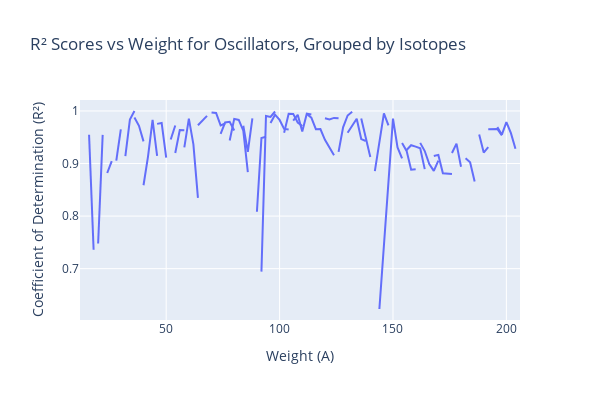
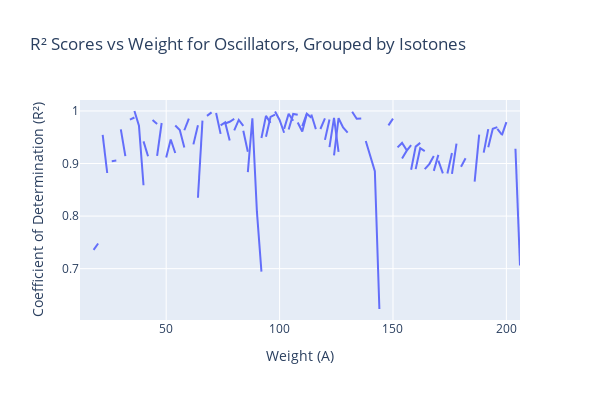

Notebook code cell kept with these figures, in order:
### Code cell
fig = px.line(get_best_r2(oscillators, 0.5).reset_index(), 
                 x='a', 
                 y='r2', 
                 line_group='z',
                 title='R² Scores vs Weight for Oscillators, Grouped by Isotopes',
                 labels={'a': 'Weight (A)', 
                        'r2': 'Coefficient of Determination (R²)',
                        'z': 'Atomic Number (Z)'},
                 height=400,
                 width=600)

fig.show()

fig = px.line(get_best_r2(oscillators, 0.5).reset_index(), 
                 x='a', 
                 y='r2', 
                 line_group='n',
                 title='R² Scores vs Weight for Oscillators, Grouped by Isotones',
                 labels={'a': 'Weight (A)', 
                        'r2': 'Coefficient of Determination (R²)',
                        'z': 'Atomic Number (Z)'},
                height=400,
                width=600)

fig.show()

### Figure 1 — Plotly figure (JSON) as saved in the notebook; plotly's stock layout.template omitted (floating-point values rounded to 4 significant figures)
{"data": [{"hovertemplate": "Atomic Number (Z)=6<br>Weight (A)=%{x}<br>Coefficient of Determination (R²)=%{y}<extra></extra>", "legendgroup": "", "line": {"color": "#636efa", "dash": "solid"}, "marker": {"symbol": "circle"}, "mode": "lines", "name": "", "orientation": "v", "showlegend": false, "type": "scatter", "x": [12], "xaxis": "x", "y": [0.9148], "yaxis": "y"}, {"hovertemplate": "Atomic Number (Z)=8<br>Weight (A)=%{x}<br>Coefficient of Determination (R²)=%{y}<extra></extra>", "legendgroup": "", "line": {"color": "#636efa", "dash": "solid"}, "marker": {"symbol": "circle"}, "mode": "lines", "name": "", "orientation": "v", "showlegend": false, "type": "scatter", "x": [16, 18], "xaxis": "x", "y": [0.9548, 0.7358], "yaxis": "y"}, {"hovertemplate": "Atomic Number (Z)=10<br>Weight (A)=%{x}<br>Coefficient of Determination (R²)=%{y}<extra></extra>", "legendgroup": "", "line": {"color": "#636efa", "dash": "solid"}, "marker": {"symbol": "circle"}, "mode": "lines", "name": "", "orientation": "v", "showlegend": false, "type": "scatter", "x": [20, 22], "xaxis": "x", "y": [0.7478, 0.9545], "yaxis": "y"}, {"hovertemplate": "Atomic Number (Z)=12<br>Weight (A)=%{x}<br>Coefficient of Determination (R²)=%{y}<extra></extra>", "legendgroup": "", "line": {"color": "#636efa", "dash": "solid"}, "marker": {"symbol": "circle"}, "mode": "lines", "name": "", "orientation": "v", "showlegend": false, "type": "scatter", "x": [24, 26], "xaxis": "x", "y": [0.882, 0.9045], "yaxis": "y"}, {"hovertemplate": "Atomic Number (Z)=14<br>Weight (A)=%{x}<br>Coefficient of Determination (R²)=%{y}<extra></extra>", "legendgroup": "", "line": {"color": "#636efa", "dash": "solid"}, "marker": {"symbol": "circle"}, "mode": "lines", "name": "", "orientation": "v", "showlegend": false, "type": "scatter", "x": [28, 30], "xaxis": "x", "y": [0.9056, 0.965], "yaxis": "y"}, {"hovertemplate": "Atomic Number (Z)=16<br>Weight (A)=%{x}<br>Coefficient of Determination (R²)=%{y}<extra></extra>", "legendgroup": "", "line": {"color": "#636efa", "dash": "solid"}, "marker": {"symbol": "circle"}, "mode": "lines", "name": "", "orientation": "v", "showlegend": false, "type": "scatter", "x": [32, 34, 36], "xaxis": "x", "y": [0.914, 0.9835, 0.9999], "yaxis": "y"}, {"hovertemplate": "Atomic Number (Z)=18<br>Weight (A)=%{x}<br>Coefficient of Determination (R²)=%{y}<extra></extra>", "legendgroup": "", "line": {"color": "#636efa", "dash": "solid"}, "marker": {"symbol": "circle"}, "mode": "lines", "name": "", "orientation": "v", "showlegend": false, "type": "scatter", "x": [36, 38, 40], "xaxis": "x", "y": [0.9876, 0.9717, 0.9421], "yaxis": "y"}, {"hovertemplate": "Atomic Number (Z)=20<br>Weight (A)=%{x}<br>Coefficient of Determination (R²)=%{y}<extra></extra>", "legendgroup": "", "line": {"color": "#636efa", "dash": "solid"}, "marker": {"symbol": "circle"}, "mode": "lines", "name": "", "orientation": "v", "showlegend": false, "type": "scatter", "x": [40, 42, 44, 46], "xaxis": "x", "y": [0.8587, 0.9137, 0.9828, 0.9147], "yaxis": "y"}, {"hovertemplate": "Atomic Number (Z)=22<br>Weight (A)=%{x}<br>Coefficient of Determination (R²)=%{y}<extra></extra>", "legendgroup": "", "line": {"color": "#636efa", "dash": "solid"}, "marker": {"symbol": "circle"}, "mode": "lines", "name": "", "orientation": "v", "showlegend": false, "type": "scatter", "x": [46, 48, 50], "xaxis": "x", "y": [0.9754, 0.9771, 0.9113], "yaxis": "y"}, {"hovertemplate": "Atomic Number (Z)=24<br>Weight (A)=%{x}<br>Coefficient of Determination (R²)=%{y}<extra></extra>", "legendgroup": "", "line": {"color": "#636efa", "dash": "solid"}, "marker": {"symbol": "circle"}, "mode": "lines", "name": "", "orientation": "v", "showlegend": false, "type": "scatter", "x": [52, 54], "xaxis": "x", "y": [0.9456, 0.9724], "yaxis": "y"}, {"hovertemplate": "Atomic Number (Z)=26<br>Weight (A)=%{x}<br>Coefficient of Determination (R²)=%{y}<extra></extra>", "legendgroup": "", "line": {"color": "#636efa", "dash": "solid"}, "marker": {"symbol": "circle"}, "mode": "lines", "name": "", "orientation": "v", "showlegend": false, "type": "scatter", "x": [54, 56, 58], "xaxis": "x", "y": [0.9201, 0.9635, 0.9633], "yaxis": "y"}, {"hovertemplate": "Atomic Number (Z)=28<br>Weight (A)=%{x}<br>Coefficient of Determination (R²)=%{y}<extra></extra>", "legendgroup": "", "line": {"color": "#636efa", "dash": "solid"}, "marker": {"symbol": "circle"}, "mode": "lines", "name": "", "orientation": "v", "showlegend": false, "type": "scatter", "x": [58, 60, 62, 64], "xaxis": "x", "y": [0.9307, 0.9854, 0.9364, 0.8348], "yaxis": "y"}, {"hovertemplate": "Atomic Number (Z)=30<br>Weight (A)=%{x}<br>Coefficient of Determination (R²)=%{y}<extra></extra>", "legendgroup": "", "line": {"color": "#636efa", "dash": "solid"}, "marker": {"symbol": "circle"}, "mode": "lines", "name": "", "orientation": "v", "showlegend": false, "type": "scatter", "x": [64, 66, 68], "xaxis": "x", "y": [0.9727, 0.9817, 0.9906], "yaxis": "y"}, {"hovertemplate": "Atomic Number (Z)=32<br>Weight (A)=%{x}<br>Coefficient of Determination (R²)=%{y}<extra></extra>", "legendgroup": "", "line": {"color": "#636efa", "dash": "solid"}, "marker": {"symbol": "circle"}, "mode": "lines", "name": "", "orientation": "v", "showlegend": false, "type": "scatter", "x": [70, 72, 74, 76], "xaxis": "x", "y": [0.9973, 0.9961, 0.9727, 0.9762], "yaxis": "y"}, {"hovertemplate": "Atomic Number (Z)=34<br>Weight (A)=%{x}<br>Coefficient of Determination (R²)=%{y}<extra></extra>", "legendgroup": "", "line": {"color": "#636efa", "dash": "solid"}, "marker": {"symbol": "circle"}, "mode": "lines", "name": "", "orientation": "v", "showlegend": false, "type": "scatter", "x": [74, 76, 78, 80], "xaxis": "x", "y": [0.9564, 0.9782, 0.9795, 0.963], "yaxis": "y"}, {"hovertemplate": "Atomic Number (Z)=36<br>Weight (A)=%{x}<br>Coefficient of Determination (R²)=%{y}<extra></extra>", "legendgroup": "", "line": {"color": "#636efa", "dash": "solid"}, "marker": {"symbol": "circle"}, "mode": "lines", "name": "", "orientation": "v", "showlegend": false, "type": "scatter", "x": [78, 80, 82, 84, 86], "xaxis": "x", "y": [0.9438, 0.9849, 0.9829, 0.9625, 0.8838], "yaxis": "y"}, {"hovertemplate": "Atomic Number (Z)=38<br>Weight (A)=%{x}<br>Coefficient of Determination (R²)=%{y}<extra></extra>", "legendgroup": "", "line": {"color": "#636efa", "dash": "solid"}, "marker": {"symbol": "circle"}, "mode": "lines", "name": "", "orientation": "v", "showlegend": false, "type": "scatter", "x": [84, 86, 88], "xaxis": "x", "y": [0.9718, 0.9223, 0.9861], "yaxis": "y"}, {"hovertemplate": "Atomic Number (Z)=40<br>Weight (A)=%{x}<br>Coefficient of Determination (R²)=%{y}<extra></extra>", "legendgroup": "", "line": {"color": "#636efa", "dash": "solid"}, "marker": {"symbol": "circle"}, "mode": "lines", "name": "", "orientation": "v", "showlegend": false, "type": "scatter", "x": [90, 92, 94], "xaxis": "x", "y": [0.8083, 0.9487, 0.9509], "yaxis": "y"}, {"hovertemplate": "Atomic Number (Z)=42<br>Weight (A)=%{x}<br>Coefficient of Determination (R²)=%{y}<extra></extra>", "legendgroup": "", "line": {"color": "#636efa", "dash": "solid"}, "marker": {"symbol": "circle"}, "mode": "lines", "name": "", "orientation": "v", "showlegend": false, "type": "scatter", "x": [92, 94, 96, 98], "xaxis": "x", "y": [0.6943, 0.9905, 0.9886, 0.999], "yaxis": "y"}, {"hovertemplate": "Atomic Number (Z)=44<br>Weight (A)=%{x}<br>Coefficient of Determination (R²)=%{y}<extra></extra>", "legendgroup": "", "line": {"color": "#636efa", "dash": "solid"}, "marker": {"symbol": "circle"}, "mode": "lines", "name": "", "orientation": "v", "showlegend": false, "type": "scatter", "x": [96, 98, 100, 102, 104], "xaxis": "x", "y": [0.9773, 0.9929, 0.9829, 0.9659, 0.9647], "yaxis": "y"}, {"hovertemplate": "Atomic Number (Z)=46<br>Weight (A)=%{x}<br>Coefficient of Determination (R²)=%{y}<extra></extra>", "legendgroup": "", "line": {"color": "#636efa", "dash": "solid"}, "marker": {"symbol": "circle"}, "mode": "lines", "name": "", "orientation": "v", "showlegend": false, "type": "scatter", "x": [102, 104, 106, 108, 110], "xaxis": "x", "y": [0.9585, 0.9948, 0.9944, 0.9779, 0.9712], "yaxis": "y"}, {"hovertemplate": "Atomic Number (Z)=48<br>Weight (A)=%{x}<br>Coefficient of Determination (R²)=%{y}<extra></extra>", "legendgroup": "", "line": {"color": "#636efa", "dash": "solid"}, "marker": {"symbol": "circle"}, "mode": "lines", "name": "", "orientation": "v", "showlegend": false, "type": "scatter", "x": [106, 108, 110, 112, 114], "xaxis": "x", "y": [0.9814, 0.9926, 0.9609, 0.9948, 0.9932], "yaxis": "y"}, {"hovertemplate": "Atomic Number (Z)=50<br>Weight (A)=%{x}<br>Coefficient of Determination (R²)=%{y}<extra></extra>", "legendgroup": "", "line": {"color": "#636efa", "dash": "solid"}, "marker": {"symbol": "circle"}, "mode": "lines", "name": "", "orientation": "v", "showlegend": false, "type": "scatter", "x": [112, 114, 116, 118, 120, 122, 124], "xaxis": "x", "y": [0.9942, 0.9873, 0.9653, 0.9656, 0.945, 0.9313, 0.9156], "yaxis": "y"}, {"hovertemplate": "Atomic Number (Z)=52<br>Weight (A)=%{x}<br>Coefficient of Determination (R²)=%{y}<extra></extra>", "legendgroup": "", "line": {"color": "#636efa", "dash": "solid"}, "marker": {"symbol": "circle"}, "mode": "lines", "name": "", "orientation": "v", "showlegend": false, "type": "scatter", "x": [120, 122, 124, 126], "xaxis": "x", "y": [0.986, 0.9838, 0.9868, 0.9862], "yaxis": "y"}, {"hovertemplate": "Atomic Number (Z)=54<br>Weight (A)=%{x}<br>Coefficient of Determination (R²)=%{y}<extra></extra>", "legendgroup": "", "line": {"color": "#636efa", "dash": "solid"}, "marker": {"symbol": "circle"}, "mode": "lines", "name": "", "orientation": "v", "showlegend": false, "type": "scatter", "x": [126, 128, 130, 132], "xaxis": "x", "y": [0.9221, 0.9688, 0.9913, 0.9986], "yaxis": "y"}, {"hovertemplate": "Atomic Number (Z)=56<br>Weight (A)=%{x}<br>Coefficient of Determination (R²)=%{y}<extra></extra>", "legendgroup": "", "line": {"color": "#636efa", "dash": "solid"}, "marker": {"symbol": "circle"}, "mode": "lines", "name": "", "orientation": "v", "showlegend": false, "type": "scatter", "x": [130, 134, 136, 138], "xaxis": "x", "y": [0.9586, 0.9852, 0.9465, 0.9428], "yaxis": "y"}, {"hovertemplate": "Atomic Number (Z)=58<br>Weight (A)=%{x}<br>Coefficient of Determination (R²)=%{y}<extra></extra>", "legendgroup": "", "line": {"color": "#636efa", "dash": "solid"}, "marker": {"symbol": "circle"}, "mode": "lines", "name": "", "orientation": "v", "showlegend": false, "type": "scatter", "x": [136, 140], "xaxis": "x", "y": [0.9856, 0.9125], "yaxis": "y"}, {"hovertemplate": "Atomic Number (Z)=60<br>Weight (A)=%{x}<br>Coefficient of Determination (R²)=%{y}<extra></extra>", "legendgroup": "", "line": {"color": "#636efa", "dash": "solid"}, "marker": {"symbol": "circle"}, "mode": "lines", "name": "", "orientation": "v", "showlegend": false, "type": "scatter", "x": [142, 146, 148], "xaxis": "x", "y": [0.8854, 0.9953, 0.9726], "yaxis": "y"}, {"hovertemplate": "Atomic Number (Z)=62<br>Weight (A)=%{x}<br>Coefficient of Determination (R²)=%{y}<extra></extra>", "legendgroup": "", "line": {"color": "#636efa", "dash": "solid"}, "marker": {"symbol": "circle"}, "mode": "lines", "name": "", "orientation": "v", "showlegend": false, "type": "scatter", "x": [144, 150, 152, 154], "xaxis": "x", "y": [0.6232, 0.9853, 0.9307, 0.9096], "yaxis": "y"}, {"hovertemplate": "Atomic Number (Z)=64<br>Weight (A)=%{x}<br>Coefficient of Determination (R²)=%{y}<extra></extra>", "legendgroup": "", "line": {"color": "#636efa", "dash": "solid"}, "marker": {"symbol": "circle"}, "mode": "lines", "name": "", "orientation": "v", "showlegend": false, "type": "scatter", "x": [154, 156, 158, 160], "xaxis": "x", "y": [0.9392, 0.924, 0.8882, 0.8893], "yaxis": "y"}, {"hovertemplate": "Atomic Number (Z)=66<br>Weight (A)=%{x}<br>Coefficient of Determination (R²)=%{y}<extra></extra>", "legendgroup": "", "line": {"color": "#636efa", "dash": "solid"}, "marker": {"symbol": "circle"}, "mode": "lines", "name": "", "orientation": "v", "showlegend": false, "type": "scatter", "x": [156, 158, 160, 162, 164], "xaxis": "x", "y": [0.9257, 0.9348, 0.9321, 0.9291, 0.8893], "yaxis": "y"}, {"hovertemplate": "Atomic Number (Z)=68<br>Weight (A)=%{x}<br>Coefficient of Determination (R²)=%{y}<extra></extra>", "legendgroup": "", "line": {"color": "#636efa", "dash": "solid"}, "marker": {"symbol": "circle"}, "mode": "lines", "name": "", "orientation": "v", "showlegend": false, "type": "scatter", "x": [162, 164, 166, 168, 170], "xaxis": "x", "y": [0.9393, 0.9237, 0.899, 0.886, 0.9055], "yaxis": "y"}, {"hovertemplate": "Atomic Number (Z)=70<br>Weight (A)=%{x}<br>Coefficient of Determination (R²)=%{y}<extra></extra>", "legendgroup": "", "line": {"color": "#636efa", "dash": "solid"}, "marker": {"symbol": "circle"}, "mode": "lines", "name": "", "orientation": "v", "showlegend": false, "type": "scatter", "x": [168, 170, 172, 174, 176], "xaxis": "x", "y": [0.9141, 0.9164, 0.8814, 0.881, 0.8802], "yaxis": "y"}, {"hovertemplate": "Atomic Number (Z)=72<br>Weight (A)=%{x}<br>Coefficient of Determination (R²)=%{y}<extra></extra>", "legendgroup": "", "line": {"color": "#636efa", "dash": "solid"}, "marker": {"symbol": "circle"}, "mode": "lines", "name": "", "orientation": "v", "showlegend": false, "type": "scatter", "x": [176, 178, 180], "xaxis": "x", "y": [0.92, 0.9379, 0.8938], "yaxis": "y"}, {"hovertemplate": "Atomic Number (Z)=74<br>Weight (A)=%{x}<br>Coefficient of Determination (R²)=%{y}<extra></extra>", "legendgroup": "", "line": {"color": "#636efa", "dash": "solid"}, "marker": {"symbol": "circle"}, "mode": "lines", "name": "", "orientation": "v", "showlegend": false, "type": "scatter", "x": [182, 184, 186], "xaxis": "x", "y": [0.9099, 0.9022, 0.8657], "yaxis": "y"}, {"hovertemplate": "Atomic Number (Z)=76<br>Weight (A)=%{x}<br>Coefficient of Determination (R²)=%{y}<extra></extra>", "legendgroup": "", "line": {"color": "#636efa", "dash": "solid"}, "marker": {"symbol": "circle"}, "mode": "lines", "name": "", "orientation": "v", "showlegend": false, "type": "scatter", "x": [188, 190, 192], "xaxis": "x", "y": [0.955, 0.9208, 0.9311], "yaxis": "y"}, {"hovertemplate": "Atomic Number (Z)=78<br>Weight (A)=%{x}<br>Coefficient of Determination (R²)=%{y}<extra></extra>", "legendgroup": "", "line": {"color": "#636efa", "dash": "solid"}, "marker": {"symbol": "circle"}, "mode": "lines", "name": "", "orientation": "v", "showlegend": false, "type": "scatter", "x": [192, 194, 196, 198], "xaxis": "x", "y": [0.9654, 0.9661, 0.9657, 0.9534], "yaxis": "y"}, {"hovertemplate": "Atomic Number (Z)=80<br>Weight (A)=%{x}<br>Coefficient of Determination (R²)=%{y}<extra></extra>", "legendgroup": "", "line": {"color": "#636efa", "dash": "solid"}, "marker": {"symbol": "circle"}, "mode": "lines", "name": "", "orientation": "v", "showlegend": false, "type": "scatter", "x": [196, 198, 200, 202, 204], "xaxis": "x", "y": [0.9692, 0.9549, 0.9789, 0.9578, 0.9281], "yaxis": "y"}, {"hovertemplate": "Atomic Number (Z)=82<br>Weight (A)=%{x}<br>Coefficient of Determination (R²)=%{y}<extra></extra>", "legendgroup": "", "line": {"color": "#636efa", "dash": "solid"}, "marker": {"symbol": "circle"}, "mode": "lines", "name": "", "orientation": "v", "showlegend": false, "type": "scatter", "x": [206], "xaxis": "x", "y": [0.706], "yaxis": "y"}], "layout": {"height": 400, "legend": {"tracegroupgap": 0}, "title": {"text": "R² Scores vs Weight for Oscillators, Grouped by Isotopes"}, "width": 600, "xaxis": {"anchor": "y", "domain": [0, 1], "title": {"text": "Weight (A)"}}, "yaxis": {"anchor": "x", "domain": [0, 1], "title": {"text": "Coefficient of Determination (R²)"}}}}

### Figure 2 — Plotly figure (JSON) as saved in the notebook; plotly's stock layout.template omitted (floating-point values rounded to 4 significant figures)
{"data": [{"hovertemplate": "n=6<br>Weight (A)=%{x}<br>Coefficient of Determination (R²)=%{y}<extra></extra>", "legendgroup": "", "line": {"color": "#636efa", "dash": "solid"}, "marker": {"symbol": "circle"}, "mode": "lines", "name": "", "orientation": "v", "showlegend": false, "type": "scatter", "x": [12], "xaxis": "x", "y": [0.9148], "yaxis": "y"}, {"hovertemplate": "n=8<br>Weight (A)=%{x}<br>Coefficient of Determination (R²)=%{y}<extra></extra>", "legendgroup": "", "line": {"color": "#636efa", "dash": "solid"}, "marker": {"symbol": "circle"}, "mode": "lines", "name": "", "orientation": "v", "showlegend": false, "type": "scatter", "x": [16], "xaxis": "x", "y": [0.9548], "yaxis": "y"}, {"hovertemplate": "n=10<br>Weight (A)=%{x}<br>Coefficient of Determination (R²)=%{y}<extra></extra>", "legendgroup": "", "line": {"color": "#636efa", "dash": "solid"}, "marker": {"symbol": "circle"}, "mode": "lines", "name": "", "orientation": "v", "showlegend": false, "type": "scatter", "x": [18, 20], "xaxis": "x", "y": [0.7358, 0.7478], "yaxis": "y"}, {"hovertemplate": "n=12<br>Weight (A)=%{x}<br>Coefficient of Determination (R²)=%{y}<extra></extra>", "legendgroup": "", "line": {"color": "#636efa", "dash": "solid"}, "marker": {"symbol": "circle"}, "mode": "lines", "name": "", "orientation": "v", "showlegend": false, "type": "scatter", "x": [22, 24], "xaxis": "x", "y": [0.9545, 0.882], "yaxis": "y"}, {"hovertemplate": "n=14<br>Weight (A)=%{x}<br>Coefficient of Determination (R²)=%{y}<extra></extra>", "legendgroup": "", "line": {"color": "#636efa", "dash": "solid"}, "marker": {"symbol": "circle"}, "mode": "lines", "name": "", "orientation": "v", "showlegend": false, "type": "scatter", "x": [26, 28], "xaxis": "x", "y": [0.9045, 0.9056], "yaxis": "y"}, {"hovertemplate": "n=16<br>Weight (A)=%{x}<br>Coefficient of Determination (R²)=%{y}<extra></extra>", "legendgroup": "", "line": {"color": "#636efa", "dash": "solid"}, "marker": {"symbol": "circle"}, "mode": "lines", "name": "", "orientation": "v", "showlegend": false, "type": "scatter", "x": [30, 32], "xaxis": "x", "y": [0.965, 0.914], "yaxis": "y"}, {"hovertemplate": "n=18<br>Weight (A)=%{x}<br>Coefficient of Determination (R²)=%{y}<extra></extra>", "legendgroup": "", "line": {"color": "#636efa", "dash": "solid"}, "marker": {"symbol": "circle"}, "mode": "lines", "name": "", "orientation": "v", "showlegend": false, "type": "scatter", "x": [34, 36], "xaxis": "x", "y": [0.9835, 0.9876], "yaxis": "y"}, {"hovertemplate": "n=20<br>Weight (A)=%{x}<br>Coefficient of Determination (R²)=%{y}<extra></extra>", "legendgroup": "", "line": {"color": "#636efa", "dash": "solid"}, "marker": {"symbol": "circle"}, "mode": "lines", "name": "", "orientation": "v", "showlegend": false, "type": "scatter", "x": [36, 38, 40], "xaxis": "x", "y": [0.9999, 0.9717, 0.8587], "yaxis": "y"}, {"hovertemplate": "n=22<br>Weight (A)=%{x}<br>Coefficient of Determination (R²)=%{y}<extra></extra>", "legendgroup": "", "line": {"color": "#636efa", "dash": "solid"}, "marker": {"symbol": "circle"}, "mode": "lines", "name": "", "orientation": "v", "showlegend": false, "type": "scatter", "x": [40, 42], "xaxis": "x", "y": [0.9421, 0.9137], "yaxis": "y"}, {"hovertemplate": "n=24<br>Weight (A)=%{x}<br>Coefficient of Determination (R²)=%{y}<extra></extra>", "legendgroup": "", "line": {"color": "#636efa", "dash": "solid"}, "marker": {"symbol": "circle"}, "mode": "lines", "name": "", "orientation": "v", "showlegend": false, "type": "scatter", "x": [44, 46], "xaxis": "x", "y": [0.9828, 0.9754], "yaxis": "y"}, {"hovertemplate": "n=26<br>Weight (A)=%{x}<br>Coefficient of Determination (R²)=%{y}<extra></extra>", "legendgroup": "", "line": {"color": "#636efa", "dash": "solid"}, "marker": {"symbol": "circle"}, "mode": "lines", "name": "", "orientation": "v", "showlegend": false, "type": "scatter", "x": [46, 48], "xaxis": "x", "y": [0.9147, 0.9771], "yaxis": "y"}, {"hovertemplate": "n=28<br>Weight (A)=%{x}<br>Coefficient of Determination (R²)=%{y}<extra></extra>", "legendgroup": "", "line": {"color": "#636efa", "dash": "solid"}, "marker": {"symbol": "circle"}, "mode": "lines", "name": "", "orientation": "v", "showlegend": false, "type": "scatter", "x": [50, 52, 54], "xaxis": "x", "y": [0.9113, 0.9456, 0.9201], "yaxis": "y"}, {"hovertemplate": "n=30<br>Weight (A)=%{x}<br>Coefficient of Determination (R²)=%{y}<extra></extra>", "legendgroup": "", "line": {"color": "#636efa", "dash": "solid"}, "marker": {"symbol": "circle"}, "mode": "lines", "name": "", "orientation": "v", "showlegend": false, "type": "scatter", "x": [54, 56, 58], "xaxis": "x", "y": [0.9724, 0.9635, 0.9307], "yaxis": "y"}, {"hovertemplate": "n=32<br>Weight (A)=%{x}<br>Coefficient of Determination (R²)=%{y}<extra></extra>", "legendgroup": "", "line": {"color": "#636efa", "dash": "solid"}, "marker": {"symbol": "circle"}, "mode": "lines", "name": "", "orientation": "v", "showlegend": false, "type": "scatter", "x": [58, 60], "xaxis": "x", "y": [0.9633, 0.9854], "yaxis": "y"}, {"hovertemplate": "n=34<br>Weight (A)=%{x}<br>Coefficient of Determination (R²)=%{y}<extra></extra>", "legendgroup": "", "line": {"color": "#636efa", "dash": "solid"}, "marker": {"symbol": "circle"}, "mode": "lines", "name": "", "orientation": "v", "showlegend": false, "type": "scatter", "x": [62, 64], "xaxis": "x", "y": [0.9364, 0.9727], "yaxis": "y"}, {"hovertemplate": "n=36<br>Weight (A)=%{x}<br>Coefficient of Determination (R²)=%{y}<extra></extra>", "legendgroup": "", "line": {"color": "#636efa", "dash": "solid"}, "marker": {"symbol": "circle"}, "mode": "lines", "name": "", "orientation": "v", "showlegend": false, "type": "scatter", "x": [64, 66], "xaxis": "x", "y": [0.8348, 0.9817], "yaxis": "y"}, {"hovertemplate": "n=38<br>Weight (A)=%{x}<br>Coefficient of Determination (R²)=%{y}<extra></extra>", "legendgroup": "", "line": {"color": "#636efa", "dash": "solid"}, "marker": {"symbol": "circle"}, "mode": "lines", "name": "", "orientation": "v", "showlegend": false, "type": "scatter", "x": [68, 70], "xaxis": "x", "y": [0.9906, 0.9973], "yaxis": "y"}, {"hovertemplate": "n=40<br>Weight (A)=%{x}<br>Coefficient of Determination (R²)=%{y}<extra></extra>", "legendgroup": "", "line": {"color": "#636efa", "dash": "solid"}, "marker": {"symbol": "circle"}, "mode": "lines", "name": "", "orientation": "v", "showlegend": false, "type": "scatter", "x": [72, 74], "xaxis": "x", "y": [0.9961, 0.9564], "yaxis": "y"}, {"hovertemplate": "n=42<br>Weight (A)=%{x}<br>Coefficient of Determination (R²)=%{y}<extra></extra>", "legendgroup": "", "line": {"color": "#636efa", "dash": "solid"}, "marker": {"symbol": "circle"}, "mode": "lines", "name": "", "orientation": "v", "showlegend": false, "type": "scatter", "x": [74, 76, 78], "xaxis": "x", "y": [0.9727, 0.9782, 0.9438], "yaxis": "y"}, {"hovertemplate": "n=44<br>Weight (A)=%{x}<br>Coefficient of Determination (R²)=%{y}<extra></extra>", "legendgroup": "", "line": {"color": "#636efa", "dash": "solid"}, "marker": {"symbol": "circle"}, "mode": "lines", "name": "", "orientation": "v", "showlegend": false, "type": "scatter", "x": [76, 78, 80], "xaxis": "x", "y": [0.9762, 0.9795, 0.9849], "yaxis": "y"}, {"hovertemplate": "n=46<br>Weight (A)=%{x}<br>Coefficient of Determination (R²)=%{y}<extra></extra>", "legendgroup": "", "line": {"color": "#636efa", "dash": "solid"}, "marker": {"symbol": "circle"}, "mode": "lines", "name": "", "orientation": "v", "showlegend": false, "type": "scatter", "x": [80, 82, 84], "xaxis": "x", "y": [0.963, 0.9829, 0.9718], "yaxis": "y"}, {"hovertemplate": "n=48<br>Weight (A)=%{x}<br>Coefficient of Determination (R²)=%{y}<extra></extra>", "legendgroup": "", "line": {"color": "#636efa", "dash": "solid"}, "marker": {"symbol": "circle"}, "mode": "lines", "name": "", "orientation": "v", "showlegend": false, "type": "scatter", "x": [84, 86], "xaxis": "x", "y": [0.9625, 0.9223], "yaxis": "y"}, {"hovertemplate": "n=50<br>Weight (A)=%{x}<br>Coefficient of Determination (R²)=%{y}<extra></extra>", "legendgroup": "", "line": {"color": "#636efa", "dash": "solid"}, "marker": {"symbol": "circle"}, "mode": "lines", "name": "", "orientation": "v", "showlegend": false, "type": "scatter", "x": [86, 88, 90, 92], "xaxis": "x", "y": [0.8838, 0.9861, 0.8083, 0.6943], "yaxis": "y"}, {"hovertemplate": "n=52<br>Weight (A)=%{x}<br>Coefficient of Determination (R²)=%{y}<extra></extra>", "legendgroup": "", "line": {"color": "#636efa", "dash": "solid"}, "marker": {"symbol": "circle"}, "mode": "lines", "name": "", "orientation": "v", "showlegend": false, "type": "scatter", "x": [92, 94, 96], "xaxis": "x", "y": [0.9487, 0.9905, 0.9773], "yaxis": "y"}, {"hovertemplate": "n=54<br>Weight (A)=%{x}<br>Coefficient of Determination (R²)=%{y}<extra></extra>", "legendgroup": "", "line": {"color": "#636efa", "dash": "solid"}, "marker": {"symbol": "circle"}, "mode": "lines", "name": "", "orientation": "v", "showlegend": false, "type": "scatter", "x": [94, 96, 98], "xaxis": "x", "y": [0.9509, 0.9886, 0.9929], "yaxis": "y"}, {"hovertemplate": "n=56<br>Weight (A)=%{x}<br>Coefficient of Determination (R²)=%{y}<extra></extra>", "legendgroup": "", "line": {"color": "#636efa", "dash": "solid"}, "marker": {"symbol": "circle"}, "mode": "lines", "name": "", "orientation": "v", "showlegend": false, "type": "scatter", "x": [98, 100, 102], "xaxis": "x", "y": [0.999, 0.9829, 0.9585], "yaxis": "y"}, {"hovertemplate": "n=58<br>Weight (A)=%{x}<br>Coefficient of Determination (R²)=%{y}<extra></extra>", "legendgroup": "", "line": {"color": "#636efa", "dash": "solid"}, "marker": {"symbol": "circle"}, "mode": "lines", "name": "", "orientation": "v", "showlegend": false, "type": "scatter", "x": [102, 104, 106], "xaxis": "x", "y": [0.9659, 0.9948, 0.9814], "yaxis": "y"}, {"hovertemplate": "n=60<br>Weight (A)=%{x}<br>Coefficient of Determination (R²)=%{y}<extra></extra>", "legendgroup": "", "line": {"color": "#636efa", "dash": "solid"}, "marker": {"symbol": "circle"}, "mode": "lines", "name": "", "orientation": "v", "showlegend": false, "type": "scatter", "x": [104, 106, 108], "xaxis": "x", "y": [0.9647, 0.9944, 0.9926], "yaxis": "y"}, {"hovertemplate": "n=62<br>Weight (A)=%{x}<br>Coefficient of Determination (R²)=%{y}<extra></extra>", "legendgroup": "", "line": {"color": "#636efa", "dash": "solid"}, "marker": {"symbol": "circle"}, "mode": "lines", "name": "", "orientation": "v", "showlegend": false, "type": "scatter", "x": [108, 110, 112], "xaxis": "x", "y": [0.9779, 0.9609, 0.9942], "yaxis": "y"}, {"hovertemplate": "n=64<br>Weight (A)=%{x}<br>Coefficient of Determination (R²)=%{y}<extra></extra>", "legendgroup": "", "line": {"color": "#636efa", "dash": "solid"}, "marker": {"symbol": "circle"}, "mode": "lines", "name": "", "orientation": "v", "showlegend": false, "type": "scatter", "x": [110, 112, 114], "xaxis": "x", "y": [0.9712, 0.9948, 0.9873], "yaxis": "y"}, {"hovertemplate": "n=66<br>Weight (A)=%{x}<br>Coefficient of Determination (R²)=%{y}<extra></extra>", "legendgroup": "", "line": {"color": "#636efa", "dash": "solid"}, "marker": {"symbol": "circle"}, "mode": "lines", "name": "", "orientation": "v", "showlegend": false, "type": "scatter", "x": [114, 116], "xaxis": "x", "y": [0.9932, 0.9653], "yaxis": "y"}, {"hovertemplate": "n=68<br>Weight (A)=%{x}<br>Coefficient of Determination (R²)=%{y}<extra></extra>", "legendgroup": "", "line": {"color": "#636efa", "dash": "solid"}, "marker": {"symbol": "circle"}, "mode": "lines", "name": "", "orientation": "v", "showlegend": false, "type": "scatter", "x": [118, 120], "xaxis": "x", "y": [0.9656, 0.986], "yaxis": "y"}, {"hovertemplate": "n=70<br>Weight (A)=%{x}<br>Coefficient of Determination (R²)=%{y}<extra></extra>", "legendgroup": "", "line": {"color": "#636efa", "dash": "solid"}, "marker": {"symbol": "circle"}, "mode": "lines", "name": "", "orientation": "v", "showlegend": false, "type": "scatter", "x": [120, 122], "xaxis": "x", "y": [0.945, 0.9838], "yaxis": "y"}, {"hovertemplate": "n=72<br>Weight (A)=%{x}<br>Coefficient of Determination (R²)=%{y}<extra></extra>", "legendgroup": "", "line": {"color": "#636efa", "dash": "solid"}, "marker": {"symbol": "circle"}, "mode": "lines", "name": "", "orientation": "v", "showlegend": false, "type": "scatter", "x": [122, 124, 126], "xaxis": "x", "y": [0.9313, 0.9868, 0.9221], "yaxis": "y"}, {"hovertemplate": "n=74<br>Weight (A)=%{x}<br>Coefficient of Determination (R²)=%{y}<extra></extra>", "legendgroup": "", "line": {"color": "#636efa", "dash": "solid"}, "marker": {"symbol": "circle"}, "mode": "lines", "name": "", "orientation": "v", "showlegend": false, "type": "scatter", "x": [124, 126, 128, 130], "xaxis": "x", "y": [0.9156, 0.9862, 0.9688, 0.9586], "yaxis": "y"}, {"hovertemplate": "n=76<br>Weight (A)=%{x}<br>Coefficient of Determination (R²)=%{y}<extra></extra>", "legendgroup": "", "line": {"color": "#636efa", "dash": "solid"}, "marker": {"symbol": "circle"}, "mode": "lines", "name": "", "orientation": "v", "showlegend": false, "type": "scatter", "x": [130], "xaxis": "x", "y": [0.9913], "yaxis": "y"}, {"hovertemplate": "n=78<br>Weight (A)=%{x}<br>Coefficient of Determination (R²)=%{y}<extra></extra>", "legendgroup": "", "line": {"color": "#636efa", "dash": "solid"}, "marker": {"symbol": "circle"}, "mode": "lines", "name": "", "orientation": "v", "showlegend": false, "type": "scatter", "x": [132, 134, 136], "xaxis": "x", "y": [0.9986, 0.9852, 0.9856], "yaxis": "y"}, {"hovertemplate": "n=80<br>Weight (A)=%{x}<br>Coefficient of Determination (R²)=%{y}<extra></extra>", "legendgroup": "", "line": {"color": "#636efa", "dash": "solid"}, "marker": {"symbol": "circle"}, "mode": "lines", "name": "", "orientation": "v", "showlegend": false, "type": "scatter", "x": [136], "xaxis": "x", "y": [0.9465], "yaxis": "y"}, {"hovertemplate": "n=82<br>Weight (A)=%{x}<br>Coefficient of Determination (R²)=%{y}<extra></extra>", "legendgroup": "", "line": {"color": "#636efa", "dash": "solid"}, "marker": {"symbol": "circle"}, "mode": "lines", "name": "", "orientation": "v", "showlegend": false, "type": "scatter", "x": [138, 140, 142, 144], "xaxis": "x", "y": [0.9428, 0.9125, 0.8854, 0.6232], "yaxis": "y"}, {"hovertemplate": "n=86<br>Weight (A)=%{x}<br>Coefficient of Determination (R²)=%{y}<extra></extra>", "legendgroup": "", "line": {"color": "#636efa", "dash": "solid"}, "marker": {"symbol": "circle"}, "mode": "lines", "name": "", "orientation": "v", "showlegend": false, "type": "scatter", "x": [146], "xaxis": "x", "y": [0.9953], "yaxis": "y"}, {"hovertemplate": "n=88<br>Weight (A)=%{x}<br>Coefficient of Determination (R²)=%{y}<extra></extra>", "legendgroup": "", "line": {"color": "#636efa", "dash": "solid"}, "marker": {"symbol": "circle"}, "mode": "lines", "name": "", "orientation": "v", "showlegend": false, "type": "scatter", "x": [148, 150], "xaxis": "x", "y": [0.9726, 0.9853], "yaxis": "y"}, {"hovertemplate": "n=90<br>Weight (A)=%{x}<br>Coefficient of Determination (R²)=%{y}<extra></extra>", "legendgroup": "", "line": {"color": "#636efa", "dash": "solid"}, "marker": {"symbol": "circle"}, "mode": "lines", "name": "", "orientation": "v", "showlegend": false, "type": "scatter", "x": [152, 154, 156], "xaxis": "x", "y": [0.9307, 0.9392, 0.9257], "yaxis": "y"}, {"hovertemplate": "n=92<br>Weight (A)=%{x}<br>Coefficient of Determination (R²)=%{y}<extra></extra>", "legendgroup": "", "line": {"color": "#636efa", "dash": "solid"}, "marker": {"symbol": "circle"}, "mode": "lines", "name": "", "orientation": "v", "showlegend": false, "type": "scatter", "x": [154, 156, 158], "xaxis": "x", "y": [0.9096, 0.924, 0.9348], "yaxis": "y"}, {"hovertemplate": "n=94<br>Weight (A)=%{x}<br>Coefficient of Determination (R²)=%{y}<extra></extra>", "legendgroup": "", "line": {"color": "#636efa", "dash": "solid"}, "marker": {"symbol": "circle"}, "mode": "lines", "name": "", "orientation": "v", "showlegend": false, "type": "scatter", "x": [158, 160, 162], "xaxis": "x", "y": [0.8882, 0.9321, 0.9393], "yaxis": "y"}, {"hovertemplate": "n=96<br>Weight (A)=%{x}<br>Coefficient of Determination (R²)=%{y}<extra></extra>", "legendgroup": "", "line": {"color": "#636efa", "dash": "solid"}, "marker": {"symbol": "circle"}, "mode": "lines", "name": "", "orientation": "v", "showlegend": false, "type": "scatter", "x": [160, 162, 164], "xaxis": "x", "y": [0.8893, 0.9291, 0.9237], "yaxis": "y"}, {"hovertemplate": "n=98<br>Weight (A)=%{x}<br>Coefficient of Determination (R²)=%{y}<extra></extra>", "legendgroup": "", "line": {"color": "#636efa", "dash": "solid"}, "marker": {"symbol": "circle"}, "mode": "lines", "name": "", "orientation": "v", "showlegend": false, "type": "scatter", "x": [164, 166, 168], "xaxis": "x", "y": [0.8893, 0.899, 0.9141], "yaxis": "y"}, {"hovertemplate": "n=100<br>Weight (A)=%{x}<br>Coefficient of Determination (R²)=%{y}<extra></extra>", "legendgroup": "", "line": {"color": "#636efa", "dash": "solid"}, "marker": {"symbol": "circle"}, "mode": "lines", "name": "", "orientation": "v", "showlegend": false, "type": "scatter", "x": [168, 170], "xaxis": "x", "y": [0.886, 0.9164], "yaxis": "y"}, {"hovertemplate": "n=102<br>Weight (A)=%{x}<br>Coefficient of Determination (R²)=%{y}<extra></extra>", "legendgroup": "", "line": {"color": "#636efa", "dash": "solid"}, "marker": {"symbol": "circle"}, "mode": "lines", "name": "", "orientation": "v", "showlegend": false, "type": "scatter", "x": [170, 172], "xaxis": "x", "y": [0.9055, 0.8814], "yaxis": "y"}, {"hovertemplate": "n=104<br>Weight (A)=%{x}<br>Coefficient of Determination (R²)=%{y}<extra></extra>", "legendgroup": "", "line": {"color": "#636efa", "dash": "solid"}, "marker": {"symbol": "circle"}, "mode": "lines", "name": "", "orientation": "v", "showlegend": false, "type": "scatter", "x": [174, 176], "xaxis": "x", "y": [0.881, 0.92], "yaxis": "y"}, {"hovertemplate": "n=106<br>Weight (A)=%{x}<br>Coefficient of Determination (R²)=%{y}<extra></extra>", "legendgroup": "", "line": {"color": "#636efa", "dash": "solid"}, "marker": {"symbol": "circle"}, "mode": "lines", "name": "", "orientation": "v", "showlegend": false, "type": "scatter", "x": [176, 178], "xaxis": "x", "y": [0.8802, 0.9379], "yaxis": "y"}, {"hovertemplate": "n=108<br>Weight (A)=%{x}<br>Coefficient of Determination (R²)=%{y}<extra></extra>", "legendgroup": "", "line": {"color": "#636efa", "dash": "solid"}, "marker": {"symbol": "circle"}, "mode": "lines", "name": "", "orientation": "v", "showlegend": false, "type": "scatter", "x": [180, 182], "xaxis": "x", "y": [0.8938, 0.9099], "yaxis": "y"}, {"hovertemplate": "n=110<br>Weight (A)=%{x}<br>Coefficient of Determination (R²)=%{y}<extra></extra>", "legendgroup": "", "line": {"color": "#636efa", "dash": "solid"}, "marker": {"symbol": "circle"}, "mode": "lines", "name": "", "orientation": "v", "showlegend": false, "type": "scatter", "x": [184], "xaxis": "x", "y": [0.9022], "yaxis": "y"}, {"hovertemplate": "n=112<br>Weight (A)=%{x}<br>Coefficient of Determination (R²)=%{y}<extra></extra>", "legendgroup": "", "line": {"color": "#636efa", "dash": "solid"}, "marker": {"symbol": "circle"}, "mode": "lines", "name": "", "orientation": "v", "showlegend": false, "type": "scatter", "x": [186, 188], "xaxis": "x", "y": [0.8657, 0.955], "yaxis": "y"}, {"hovertemplate": "n=114<br>Weight (A)=%{x}<br>Coefficient of Determination (R²)=%{y}<extra></extra>", "legendgroup": "", "line": {"color": "#636efa", "dash": "solid"}, "marker": {"symbol": "circle"}, "mode": "lines", "name": "", "orientation": "v", "showlegend": false, "type": "scatter", "x": [190, 192], "xaxis": "x", "y": [0.9208, 0.9654], "yaxis": "y"}, {"hovertemplate": "n=116<br>Weight (A)=%{x}<br>Coefficient of Determination (R²)=%{y}<extra></extra>", "legendgroup": "", "line": {"color": "#636efa", "dash": "solid"}, "marker": {"symbol": "circle"}, "mode": "lines", "name": "", "orientation": "v", "showlegend": false, "type": "scatter", "x": [192, 194, 196], "xaxis": "x", "y": [0.9311, 0.9661, 0.9692], "yaxis": "y"}, {"hovertemplate": "n=118<br>Weight (A)=%{x}<br>Coefficient of Determination (R²)=%{y}<extra></extra>", "legendgroup": "", "line": {"color": "#636efa", "dash": "solid"}, "marker": {"symbol": "circle"}, "mode": "lines", "name": "", "orientation": "v", "showlegend": false, "type": "scatter", "x": [196, 198], "xaxis": "x", "y": [0.9657, 0.9549], "yaxis": "y"}, {"hovertemplate": "n=120<br>Weight (A)=%{x}<br>Coefficient of Determination (R²)=%{y}<extra></extra>", "legendgroup": "", "line": {"color": "#636efa", "dash": "solid"}, "marker": {"symbol": "circle"}, "mode": "lines", "name": "", "orientation": "v", "showlegend": false, "type": "scatter", "x": [198, 200], "xaxis": "x", "y": [0.9534, 0.9789], "yaxis": "y"}, {"hovertemplate": "n=122<br>Weight (A)=%{x}<br>Coefficient of Determination (R²)=%{y}<extra></extra>", "legendgroup": "", "line": {"color": "#636efa", "dash": "solid"}, "marker": {"symbol": "circle"}, "mode": "lines", "name": "", "orientation": "v", "showlegend": false, "type": "scatter", "x": [202], "xaxis": "x", "y": [0.9578], "yaxis": "y"}, {"hovertemplate": "n=124<br>Weight (A)=%{x}<br>Coefficient of Determination (R²)=%{y}<extra></extra>", "legendgroup": "", "line": {"color": "#636efa", "dash": "solid"}, "marker": {"symbol": "circle"}, "mode": "lines", "name": "", "orientation": "v", "showlegend": false, "type": "scatter", "x": [204, 206], "xaxis": "x", "y": [0.9281, 0.706], "yaxis": "y"}], "layout": {"height": 400, "legend": {"tracegroupgap": 0}, "title": {"text": "R² Scores vs Weight for Oscillators, Grouped by Isotones"}, "width": 600, "xaxis": {"anchor": "y", "domain": [0, 1], "title": {"text": "Weight (A)"}}, "yaxis": {"anchor": "x", "domain": [0, 1], "title": {"text": "Coefficient of Determination (R²)"}}}}
